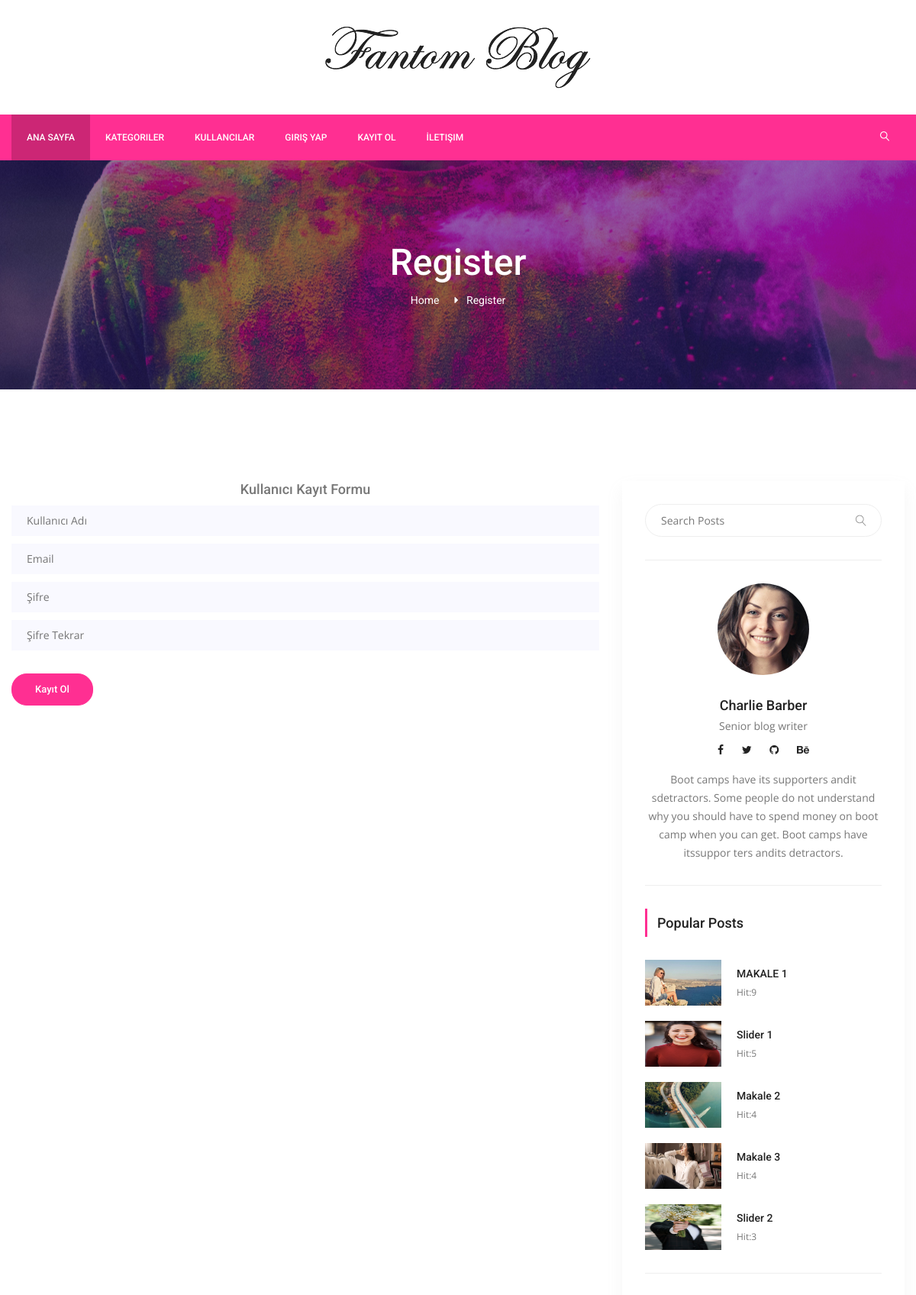
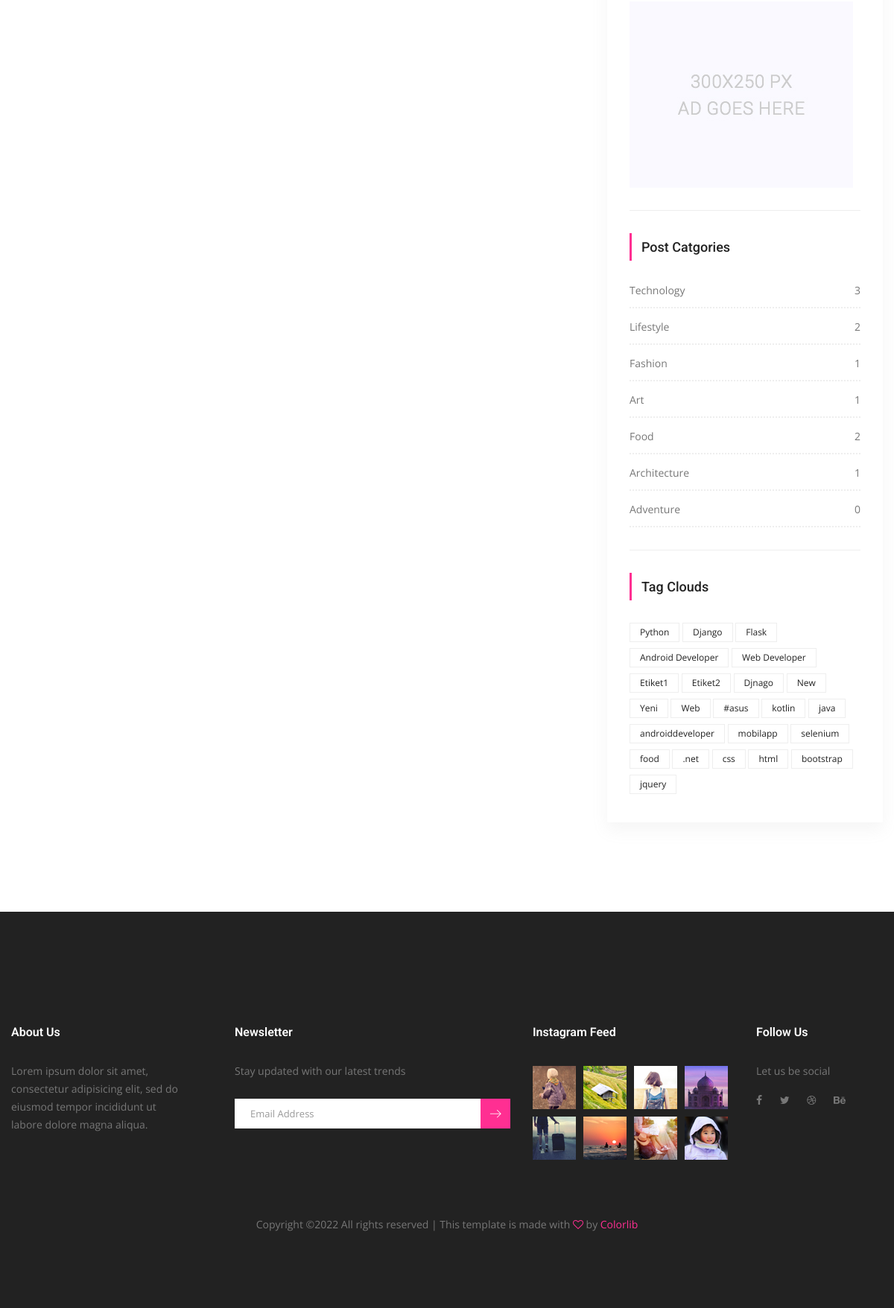
The page /users/register/ on the database its author committed (2 pictures, top to bottom).
### posts/models.py (models this page shows, shortened)
class Post(models.Model):
    title = models.CharField(max_length=150)
    content = models.TextField()
    publishing_date = models.DateTimeField(auto_now_add=True)
    image = models.ImageField(blank=True,null=True,upload_to='uploads/',default='uploads/blog-3.jpg')
    user = models.ForeignKey(settings.AUTH_USER_MODEL,on_delete=models.CASCADE,default=1)
    slug = models.SlugField(default="slug",editable=False)
    category = models.ForeignKey(Category,on_delete=models.CASCADE,default=1,related_name="posts")
    tag = models.ManyToManyField(Tag,related_name="posts",blank=True)
    slider_post = models.BooleanField(default=False)
    hit = models.PositiveIntegerField(default=0)

class Category(models.Model):
    title = models.CharField(max_length=250)
    slug = models.SlugField(default="slug",editable=False)
    def post_count(self):
        return self.posts.all().count()

class Tag(models.Model):
    title = models.CharField(max_length=50)
    slug = models.SlugField(editable=False)

### users/views.py (the view)
# urls.py: path('register/',RegisterView.as_view(),name="register"),
class RegisterView(SuccessMessageMixin,CreateView):
    template_name = 'users/register.html'
    form_class = RegisterForm
    success_url = '/' #login.html dendiğinde url hatası
    success_url = "Kullanıcı Başarılı Bir Şekilde Kaydedildi. Giriş Yapabilirsiniz."

### users/forms.py
class RegisterForm(UserCreationForm):
    username = forms.CharField()
    email = forms.EmailField(max_length=50)
    password1 = forms.CharField()
    password2 = forms.CharField()
    class Meta(UserCreationForm.Meta):
        model = User
        fields = ('username','email','password1','password2')

### posts/templatetags/custom_tags.py (called while the page is built)
@register.simple_tag(name='categories')
def all_categories():
    return Category.objects.all()

@register.simple_tag(name='tags')
def all_tags():
    return Tag.objects.all()

@register.simple_tag(name='hit_posts')
def hit_posts():
    return Post.objects.order_by('-hit')[:5]

### templates/users/register.html (shortened to what this page needs)
{% extends 'base.html' %}
{% load static %}
{% block content %}
        <section class="banner_area">
            <div class="banner_inner d-flex align-items-center">
            	<div class="overlay bg-parallax" data-stellar-ratio="0.9" data-stellar-vertical-offset="0" data-background=""></div>
				<div class="container">
					<div class="banner_content text-center">
						<h2>Register</h2>
						<div class="page_link">
							<a href="index.html">Home</a>
							<a href="single-blog.html">Register</a>
						</div>
					</div>
				</div>
            </div>
        </section>
        <section class="blog_area p_120 single-post-area">
            <div class="container">
                <div class="row">
                    <div class="col-lg-8">
                        <h4 style="text-align: center;">Kullanıcı Kayıt Formu</h4>
                        <form method="post">{% csrf_token %}
                              <div class="mt-10">
                                <input type="text" name="username" class="single-input" placeholder="Kullanıcı Adı" onblur="this.placeholder = 'Kullanıcı Adı'" required>
                              </div>
                              <div class="mt-10">
                                <input type="text" name="email" class="single-input" placeholder="Email" onfocus="this.placeholder = ''" onblur="this.placeholder = 'Email'" required>
                              </div>
                            <div class="mt-10">
                                <input type="password" name="password1" class="single-input" placeholder="Şifre" onfocus="this.placeholder = ''" onblur="this.placeholder = 'Şifre'" required>
                            </div>
                            <div class="mt-10">
                                <input type="password" name="password2" class="single-input"  placeholder="Şifre Tekrar" onfocus="this.placeholder = ''" onblur="this.placeholder = 'Şifre Tekrar'" required>
                            </div>
                            <button type="submit" class="generic-btn submit_btn" style="margin-top: 30px" >Kayıt Ol</button>
                        </form>
        			</div>
                    {% include 'right_side.html' %}
                </div>
            </div>
        </section>
{% endblock %}

### templates/right_side.html
{% load static %}
{% load custom_tags %}
<div class="col-lg-4">
                        <div class="blog_right_sidebar">
                            <aside class="single_sidebar_widget search_widget">
                                <form action="{% url 'search' %}" method="get">
                                    <div class="input-group">
                                            <input type="text" class="form-control" placeholder="Search Posts" name="q">
                                            <span class="input-group-btn">
                                                <button class="btn btn-default" type="button"><i class="lnr lnr-magnifier"></i></button>
                                            </span>
                                    </div>
                                </form>
                                <div class="br"></div>
                            </aside>
                            <aside class="single_sidebar_widget author_widget">
                                <img class="author_img rounded-circle" src="{% static "img/blog/author.png" %}" alt="">
                                <h4>Charlie Barber</h4>
                                <p>Senior blog writer</p>
                                <div class="social_icon">
                                    <a href="#"><i class="fa fa-facebook"></i></a>
                                    <a href="#"><i class="fa fa-twitter"></i></a>
                                    <a href="#"><i class="fa fa-github"></i></a>
                                    <a href="#"><i class="fa fa-behance"></i></a>
                                </div>
                                <p>Boot camps have its supporters andit sdetractors. Some people do not understand why you should have to spend money on boot camp when you can get. Boot camps have itssuppor ters andits detractors.</p>
                                <div class="br"></div>
                            </aside>
                            <aside class="single_sidebar_widget popular_post_widget">
                                <h3 class="widget_title">Popular Posts</h3>
                                {% hit_posts as posts %}
                                {% for post in posts %}
                                <div class="media post_item">
                                    <img src="{{ post.image.url }}" href="{% url 'detail' pk=post.pk slug=post.slug %}" style="height: 60px;width:100px">
                                    <div class="media-body">
                                        <a href="{% url 'detail' pk=post.pk slug=post.slug %}"><h3>{{ post.title }}</h3></a>
                                        <p>Hit:{{ post.hit }}</p>
                                    </div>
                                </div>
                                {% endfor %}
                                <div class="br"></div>
                            </aside>
                            <aside class="single_sidebar_widget">
                                <a href="#"><img class="img-fluid" src="{% static "img/blog/add.jpg" %}" alt=""></a>
                                <div class="br"></div>
                            </aside>
                            <aside class="single_sidebar_widget post_category_widget">
                                <h4 class="widget_title">Post Catgories</h4>
                                <ul class="list cat-list">
                                {% categories as categories %}
                                {% for category in categories %}
                                    <li>
                                        <a href="{% url 'category_detail' pk=category.id slug=category.slug %}" class="d-flex justify-content-between">
                                            <p>{{ category.title }}</p>
                                            <p>{{ category.post_count }}</p>
                                        </a>
                                    </li>
                                {% endfor %}
                                </ul>
                                <div class="br"></div>
                            </aside>
                            <aside class="single-sidebar-widget tag_cloud_widget">
                                <h4 class="widget_title">Tag Clouds</h4>
                                <ul class="list">
                                    {% tags as tags %}
                                    {% for tag in tags %}
                                        <li><a href="{% url 'tag_detail' pk=tag.id slug=tag.slug %}">{{ tag.title }}</a></li>
                                    {% endfor %}
                                </ul>
                            </aside>
                        </div>
</div>

### rows shown on the page
Post: image (picture), title "MAKALE 1", hit "9"
Post: image (picture), title "Slider 1", hit "5"
Post: image (picture), title "Makale 2", hit "4"
Post: image (picture), title "Makale 3", hit "4"
Post: image (picture), title "Slider 2", hit "3"
Category: title "Technology", post_count "3"
Category: title "Lifestyle", post_count "2"
Category: title "Fashion", post_count "1"
Category: title "Art", post_count "1"
Category: title "Food", post_count "2"
Category: title "Architecture", post_count "1"
Category: title "Adventure", post_count "0"
Tag: title "Python"
Tag: title "Django"
Tag: title "Flask"
Tag: title "Android Developer"
Tag: title "Web Developer"
Tag: title "Etiket1"
Tag: title "Etiket2"
Tag: title "Djnago"
Tag: title "New"
Tag: title "Yeni"
Tag: title "Web"
Tag: title "#asus"
Tag: title "kotlin"
Tag: title "java"
Tag: title "androiddeveloper"
Tag: title "mobilapp"
Tag: title "selenium"
Tag: title "food"
Tag: title ".net"
Tag: title "css"
Tag: title "html"
Tag: title "bootstrap"
Tag: title "jquery"
